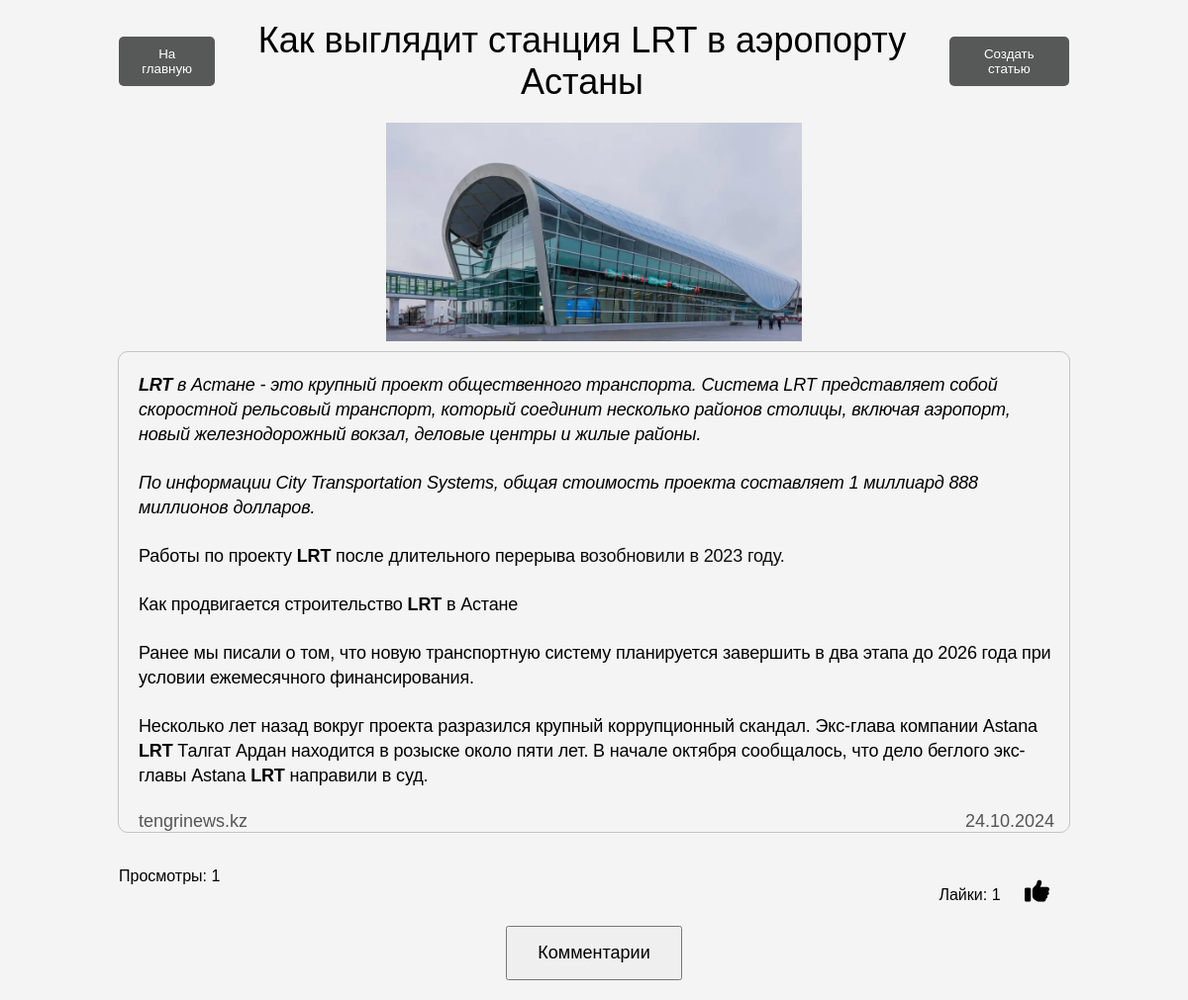
The app's page /public/news.php?id=12 with its own data.
### tables this page shows
CREATE TABLE `newstb` (
  `id` int(11) NOT NULL AUTO_INCREMENT,
  `art_title` varchar(255) NOT NULL,
  `avtor` varchar(45) NOT NULL,
  `descr` varchar(255) NOT NULL,
  `article` longtext NOT NULL,
  `img` varchar(600) NOT NULL,
  `data` date DEFAULT NULL,
  `likes` int(11) DEFAULT 0,
  `views` int(11) DEFAULT 0,
  PRIMARY KEY (`id`)
);

### public/news.php (the view, shortened to what this page needs)
<?php
    include '../config/db_config.php';
    if (isset($_GET['id'])) {
        $art_id = intval($_GET['id']);
        $stmt = $conn->prepare("SELECT * FROM newstb WHERE id = ?");
        $stmt->bind_param("i", $art_id);
        $stmt->execute();
        $result = $stmt->get_result();
        if ($result->num_rows > 0) {
            $article = $result->fetch_assoc();
        } else {
            echo "Article not found.";
            exit;
        }
    $user_has_liked = in_array($art_id, $_SESSION['liked_articles']);
} else {
        echo "Invalid article ID.";
        exit;
    }
?>
<!DOCTYPE html>
<html lang="en">
    <head>
        <link rel="stylesheet" href="https://cdnjs.cloudflare.com/ajax/libs/font-awesome/6.6.0/css/all.min.css">
        <link rel="stylesheet" type="text/css" href="../includes/css/news-style.css">
    </head>
    <body>
        <div class="title-container">
            <button class="home-button" onclick="window.location.href='main.php';">На главную</button>
            <div class="title">
                <p><?php echo htmlspecialchars($article['art_title']); ?></p>
            </div>
            <button class="navigate-button" onclick="window.location.href='addNews.php';">Создать статью</button>
        </div>
        <div class="image">
            <img src="<?php echo htmlspecialchars($article['img']); ?>" alt="Image">
        </div>
        <div class="news">
            <div class="news-text">
                <?php echo $article['article']; ?>
            </div>
            <div class="meta-info">
                <span class="author"><?php echo htmlspecialchars($article['avtor']); ?></span>
                <span class="date"><?php echo date('d.m.Y', strtotime($article['data'])); ?></span>
            </div>
        </div>
        <div class="views-likes">
            <span class="views">Просмотры: <?php echo htmlspecialchars($article['views']); ?></span>
            <span class="likes">
        <span class="likes-count">Лайки: <?php echo htmlspecialchars($article['likes']); ?></span>
                <form action="" method="post" style="display: inline;">
                    <?php if ($user_has_liked): ?>
                        <button type="submit" name="like_action" class="unlike-button">
                            <i class="fa-solid fa-thumbs-down"></i>
                        </button>
                    <?php else: ?>
                        <button type="submit" name="like_action" class="like-button">
                            <i class="fa-solid fa-thumbs-up"></i>
                        </button>
                    <?php endif; ?>
                </form>
            </span>
        </div>
        <button id="toggle-comments">Комментарии</button>
    </body>
</html>

### includes/css/news-style.css (style rules this page uses)
body { font-family: Arial, sans-serif; margin: 0; padding: 0; display: flex; flex-direction: column; align-items: center; min-height: 100vh; background-color: #f4f4f4; }
.title-container { display: flex; justify-content: space-between; align-items: center; width: 80%; margin-top: 20px; margin-bottom: 20px; }
.title { flex-grow: 1; text-align: center; margin: 0; }
.title p { font-size: 36px; margin: 0; }
.navigate-button, .home-button { background-color: rgb(87, 88, 88); color: white; border: none; border-radius: 5px; padding: 10px 15px; cursor: pointer; }
.image { width: 35%; margin-bottom: 10px; display: flex; justify-content: center; align-items: center; }
.image img { max-width: 100%; height: auto; }
.news { width: 80%; border: 1px solid #c4c4c4; border-radius: 10px; margin-bottom: 25px; }
.news-text { margin-top: 10px; margin-right: 15px; margin-left: 20px; margin-bottom: 5px; }
.news-text p { font-size: 20px; }
.meta-info { display: flex; justify-content: space-between; margin-top: 10px; font-size: 18px; color: #555; }
.author { margin-left: 20px; }
.date { margin-right: 15px; }
.views-likes { display: flex; justify-content: space-between; width: 80%; margin: 10px 0; }
.like-button, .unlike-button { padding: 10px 20px; font-size: 25px; background-color: #f4f4f4; border: none; border-radius: 5px; cursor: pointer; }
.likes-count { margin-left: 5px; }
#toggle-comments { margin-bottom: 20px; padding: 15px 30px; font-size: 18px; }

### records on screen
newstb: art_title "Как выглядит станция LRT в аэропорту Астаны", img (picture), article "LRT в Астане - это крупный проект общественного транспорта. Система LRT представляет собой скоростной рельсовый транспорт, который соединит несколько районов столицы, включая аэропорт, новый железнодорожный вокзал, деловые центры и жилые районы. По информации City Transportation Systems, общая стоимость проекта составляет 1 миллиард 888 миллионов долларов. Работы по проекту LRT после длительного перерыва возобновили в 2023 году . Как продвигается строительство LRT в Астане Ранее мы писали о том, что новую транспортную систему планируется завершить в два этапа до 2026 года при условии ежемесячного финансирования. Несколько лет назад вокруг проекта разразился крупный коррупционный скандал.…", avtor "tengrinews.kz", data "24.10.2024", views "1", likes "1"
